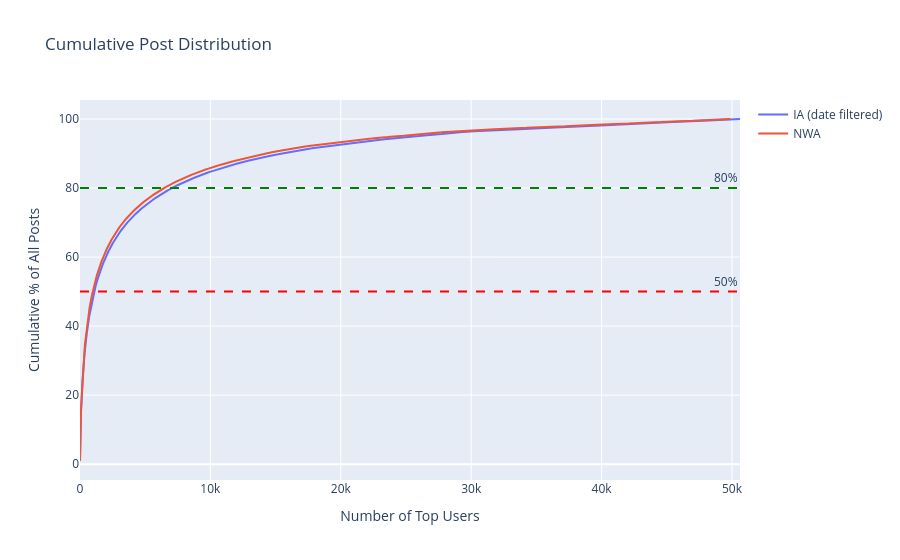

This figure's notebook cell:
### Markdown cell above
# Cumulative distribution

### Code cell
fig = go.Figure()

for df, label in [(df_ia, "IA (date filtered)"), (df_nwa, "NWA")]:
    df_sorted = df.sort_values("post_count", ascending=False).reset_index(drop=True)
    df_sorted["cumulative_pct"] = (
        df_sorted["post_count"].cumsum() / df_sorted["post_count"].sum() * 100
    )
    fig.add_trace(
        go.Scatter(
            x=df_sorted.index + 1,
            y=df_sorted["cumulative_pct"],
            mode="lines",
            name=label,
        )
    )

fig.add_hline(y=50, line_dash="dash", line_color="red", annotation_text="50%")
fig.add_hline(y=80, line_dash="dash", line_color="green", annotation_text="80%")
fig.update_layout(
    title="Cumulative Post Distribution",
    xaxis_title="Number of Top Users",
    yaxis_title="Cumulative % of All Posts",
)
fig.show()

### Figure 1 — Plotly figure (JSON) as saved in the notebook; plotly's stock layout.template omitted (floating-point values rounded to 4 significant figures; data arrays with more than 128 entries replaced by an {"elided": "..."} marker saying what was removed)
{"data": [{"mode": "lines", "name": "IA (date filtered)", "type": "scatter", "x": {"elided": "50613 int values"}, "y": {"elided": "50613 float values"}}, {"mode": "lines", "name": "NWA", "type": "scatter", "x": {"elided": "49856 int values"}, "y": {"elided": "49856 float values"}}], "layout": {"annotations": [{"showarrow": false, "text": "50%", "x": 1, "xanchor": "right", "xref": "x domain", "y": 50, "yanchor": "bottom", "yref": "y"}, {"showarrow": false, "text": "80%", "x": 1, "xanchor": "right", "xref": "x domain", "y": 80, "yanchor": "bottom", "yref": "y"}], "shapes": [{"line": {"color": "red", "dash": "dash"}, "type": "line", "x0": 0, "x1": 1, "xref": "x domain", "y0": 50, "y1": 50, "yref": "y"}, {"line": {"color": "green", "dash": "dash"}, "type": "line", "x0": 0, "x1": 1, "xref": "x domain", "y0": 80, "y1": 80, "yref": "y"}], "title": {"text": "Cumulative Post Distribution"}, "xaxis": {"title": {"text": "Number of Top Users"}}, "yaxis": {"title": {"text": "Cumulative % of All Posts"}}}}
